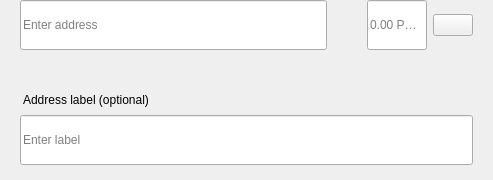
<?xml version="1.0" encoding="UTF-8"?>
<ui version="4.0">
 <class>SendMultiRow</class>
 <widget class="QWidget" name="SendMultiRow">
  <property name="geometry">
   <rect>
    <x>0</x>
    <y>0</y>
    <width>493</width>
    <height>180</height>
   </rect>
  </property>
  <property name="minimumSize">
   <size>
    <width>0</width>
    <height>0</height>
   </size>
  </property>
  <property name="maximumSize">
   <size>
    <width>16777215</width>
    <height>16777215</height>
   </size>
  </property>
  <property name="windowTitle">
   <string>Form</string>
  </property>
  <layout class="QVBoxLayout" name="verticalLayout_3">
   <property name="spacing">
    <number>0</number>
   </property>
   <property name="leftMargin">
    <number>0</number>
   </property>
   <property name="topMargin">
    <number>0</number>
   </property>
   <property name="rightMargin">
    <number>20</number>
   </property>
   <property name="bottomMargin">
    <number>5</number>
   </property>
   <item alignment="Qt::AlignTop">
    <widget class="QWidget" name="widget" native="true">
     <property name="sizePolicy">
      <sizepolicy hsizetype="Expanding" vsizetype="Maximum">
       <horstretch>0</horstretch>
       <verstretch>0</verstretch>
      </sizepolicy>
     </property>
     <property name="minimumSize">
      <size>
       <width>0</width>
       <height>60</height>
      </size>
     </property>
     <property name="maximumSize">
      <size>
       <width>16777215</width>
       <height>85</height>
      </size>
     </property>
     <layout class="QHBoxLayout" name="horizontalLayout" stretch="6,0,2">
      <property name="spacing">
       <number>0</number>
      </property>
      <property name="leftMargin">
       <number>8</number>
      </property>
      <property name="topMargin">
       <number>0</number>
      </property>
      <property name="rightMargin">
       <number>0</number>
      </property>
      <property name="bottomMargin">
       <number>0</number>
      </property>
      <item alignment="Qt::AlignTop">
       <widget class="QStackedWidget" name="stackedAddress">
        <property name="minimumSize">
         <size>
          <width>0</width>
          <height>50</height>
         </size>
        </property>
        <property name="maximumSize">
         <size>
          <width>16777215</width>
          <height>50</height>
         </size>
        </property>
        <widget class="QWidget" name="page_4">
         <property name="sizePolicy">
          <sizepolicy hsizetype="Expanding" vsizetype="Preferred">
           <horstretch>0</horstretch>
           <verstretch>0</verstretch>
          </sizepolicy>
         </property>
         <property name="minimumSize">
          <size>
           <width>0</width>
           <height>50</height>
          </size>
         </property>
         <property name="maximumSize">
          <size>
           <width>16777215</width>
           <height>55</height>
          </size>
         </property>
         <layout class="QVBoxLayout" name="verticalLayout_7">
          <property name="spacing">
           <number>0</number>
          </property>
          <property name="leftMargin">
           <number>12</number>
          </property>
          <property name="topMargin">
           <number>0</number>
          </property>
          <property name="rightMargin">
           <number>0</number>
          </property>
          <property name="bottomMargin">
           <number>0</number>
          </property>
          <item>
           <widget class="QLineEdit" name="lineEditAddress">
            <property name="minimumSize">
             <size>
              <width>0</width>
              <height>50</height>
             </size>
            </property>
            <property name="maximumSize">
             <size>
              <width>16777215</width>
              <height>50</height>
             </size>
            </property>
            <property name="placeholderText">
             <string>Enter address</string>
            </property>
           </widget>
          </item>
         </layout>
        </widget>
        <widget class="QWidget" name="page_3"/>
       </widget>
      </item>
      <item>
       <spacer name="horizontalSpacer_3">
        <property name="orientation">
         <enum>Qt::Horizontal</enum>
        </property>
        <property name="sizeType">
         <enum>QSizePolicy::Fixed</enum>
        </property>
        <property name="sizeHint" stdset="0">
         <size>
          <width>40</width>
          <height>20</height>
         </size>
        </property>
       </spacer>
      </item>
      <item>
       <layout class="QHBoxLayout" name="horizontalLayout_2">
        <property name="spacing">
         <number>6</number>
        </property>
        <item alignment="Qt::AlignTop">
         <widget class="QLineEdit" name="lineEditAmount">
          <property name="sizePolicy">
           <sizepolicy hsizetype="Expanding" vsizetype="Preferred">
            <horstretch>0</horstretch>
            <verstretch>0</verstretch>
           </sizepolicy>
          </property>
          <property name="minimumSize">
           <size>
            <width>0</width>
            <height>50</height>
           </size>
          </property>
          <property name="maximumSize">
           <size>
            <width>16777215</width>
            <height>50</height>
           </size>
          </property>
          <property name="maxLength">
           <number>17</number>
          </property>
          <property name="alignment">
           <set>Qt::AlignLeading|Qt::AlignLeft|Qt::AlignVCenter</set>
          </property>
          <property name="placeholderText">
           <string notr="true">0.00 PWRB</string>
          </property>
         </widget>
        </item>
        <item>
         <layout class="QVBoxLayout" name="verticalLayout">
          <property name="topMargin">
           <number>14</number>
          </property>
          <property name="bottomMargin">
           <number>0</number>
          </property>
          <item alignment="Qt::AlignTop">
           <widget class="QPushButton" name="btnMenu">
            <property name="minimumSize">
             <size>
              <width>0</width>
              <height>0</height>
             </size>
            </property>
            <property name="maximumSize">
             <size>
              <width>16777215</width>
              <height>16777215</height>
             </size>
            </property>
            <property name="focusPolicy">
             <enum>Qt::NoFocus</enum>
            </property>
            <property name="text">
             <string/>
            </property>
           </widget>
          </item>
         </layout>
        </item>
       </layout>
      </item>
     </layout>
    </widget>
   </item>
   <item>
    <widget class="QWidget" name="layoutLabel" native="true">
     <property name="minimumSize">
      <size>
       <width>0</width>
       <height>0</height>
      </size>
     </property>
     <property name="maximumSize">
      <size>
       <width>16777215</width>
       <height>16777215</height>
      </size>
     </property>
     <layout class="QVBoxLayout" name="verticalLayout_9">
      <property name="spacing">
       <number>6</number>
      </property>
      <property name="leftMargin">
       <number>20</number>
      </property>
      <property name="topMargin">
       <number>0</number>
      </property>
      <property name="rightMargin">
       <number>0</number>
      </property>
      <property name="bottomMargin">
       <number>10</number>
      </property>
      <item>
       <spacer name="verticalSpacer">
        <property name="orientation">
         <enum>Qt::Vertical</enum>
        </property>
        <property name="sizeType">
         <enum>QSizePolicy::Fixed</enum>
        </property>
        <property name="sizeHint" stdset="0">
         <size>
          <width>20</width>
          <height>20</height>
         </size>
        </property>
       </spacer>
      </item>
      <item>
       <widget class="QLabel" name="labelSubtitleDescription">
        <property name="styleSheet">
         <string notr="true">margin-bottom:2px;
margin-left:0.05px;
padding:0px;</string>
        </property>
        <property name="text">
         <string>Address label (optional)</string>
        </property>
       </widget>
      </item>
      <item>
       <widget class="QLineEdit" name="lineEditDescription">
        <property name="minimumSize">
         <size>
          <width>0</width>
          <height>50</height>
         </size>
        </property>
        <property name="maximumSize">
         <size>
          <width>16777215</width>
          <height>50</height>
         </size>
        </property>
        <property name="placeholderText">
         <string>Enter label</string>
        </property>
       </widget>
      </item>
     </layout>
    </widget>
   </item>
  </layout>
 </widget>
 <resources/>
 <connections/>
</ui>
